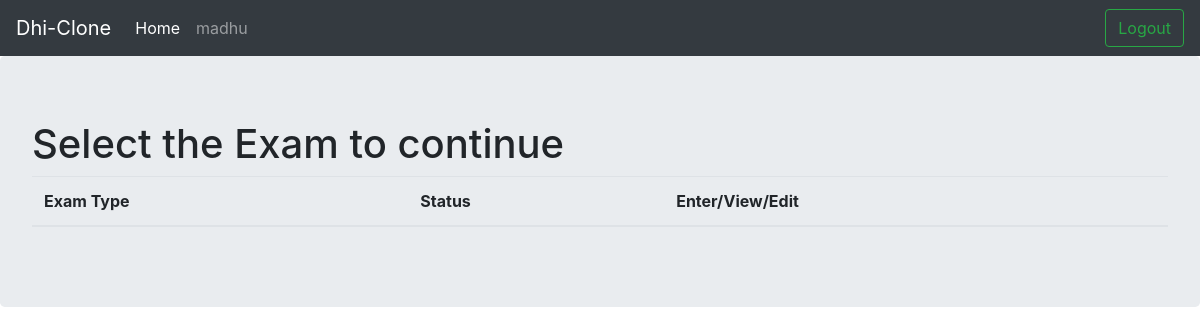
Before: /user/class/18/marks_list/ (signed in) with the older database file.
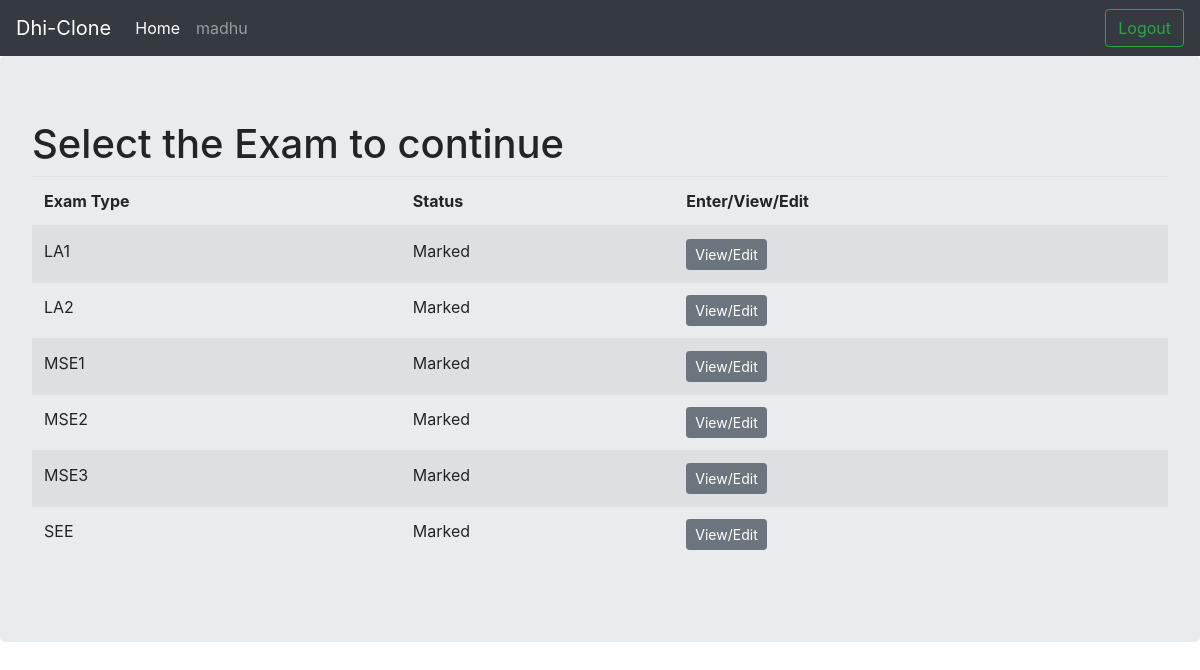
After: the same page with the newer database file.
### user/models.py (models this page shows, shortened)
class MarksList(models.Model):
    subject = models.ForeignKey(CreateClass,on_delete=models.CASCADE)
    status = models.BooleanField(default = False)
    exam_type = models.CharField(max_length=5)

### user/views.py (the view)
# urls.py: path('class/<int:class_id>/marks_list/',views.marks_list,name='marks_list'),
@login_required()
def marks_list(request,class_id):
    marks_list = list(MarksList.objects.filter(subject__id = class_id))
    return render(request,'user/marks_list.html',{'marks_list':marks_list,'class_id':class_id})

### user/templates/user/marks_list.html (shortened to what this page needs)
{% extends 'base.html' %}
{% block content %}
<div class="jumbotron">
  <h1>Select the Exam to continue </h1>
  <table class="table table-striped">
    <thead>
      <tr>
        <th>Exam Type</th>
        <th>Status</th>
        <th>Enter/View/Edit</th>
      </tr>
    </thead>
    <tbody>
      {% for i in marks_list %}
      <tr>
        <td>{{i.exam_type}}</td>
          {% if i.status %}
          <td>
          Marked
          </td>
          <td>
            <a href="{% url 'user:edit_marks' marks_list_id=i.id class_id=class_id %}" class="btn btn-secondary btn-sm">View/Edit</a>
          </td>
          {% endif %}
      </tr>
      {% endfor %}
    </tbody>
  </table>
</div>
{% endblock %}

Changed rows visible on the page:
added MarksList: exam_type "LA1", status "Marked"
added MarksList: exam_type "LA2", status "Marked"
added MarksList: exam_type "MSE1", status "Marked"
added MarksList: exam_type "MSE2", status "Marked"
added MarksList: exam_type "MSE3", status "Marked"
added MarksList: exam_type "SEE", status "Marked"
